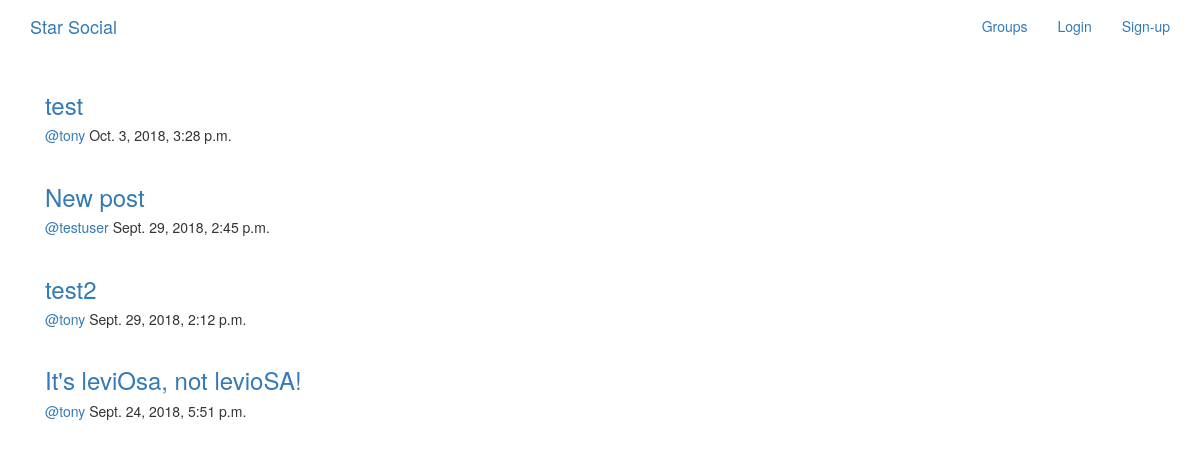
/posts/, run on the app's committed database.
### posts/models.py (models this page shows, shortened)
class Post(models.Model):
    user = models.ForeignKey(User, related_name='posts', on_delete=models.CASCADE)
    created_at = models.DateTimeField(auto_now=True)
    message = models.TextField()
    message_html = models.TextField(editable=False)
    group = models.ForeignKey(Group, related_name='posts',
                                null=True, blank=True,
                                on_delete=models.CASCADE)
    class Meta:
        ordering = ['-created_at']
        unique_together = ['user', 'message']

### posts/views.py (the view)
# urls.py: path('', views.PostList.as_view(), name='all'),
class PostList(SelectRelatedMixin, generic.ListView):
    model = models.Post
    select_related = ('user', 'group')

### posts/templates/posts/post_list.html (shortened to what this page needs)
{% extends "posts/post_base.html" %}
{% block post_content %}
  <div class="col-md-8">
    {% for post in post_list  %}
      {% include "posts/_post.html" %}
    {% endfor %}
  </div>
{% endblock %}

### posts/templates/posts/_post.html (shortened to what this page needs)
<div class="post media">
  <a href="{% url 'posts:single' username=post.user.username pk=post.pk %}">
    <h3>{{post.message_html|safe}}</h3>
  </a>
  <div class="media-body">
    <h5 class="media-heading">
    <span class="username">
      <a href="{% url 'posts:for_user' username=post.user.username %}">
        @{{post.user.username}}
      </a>
    </span>
    <time class="time">
        {{post.created_at}}
    </time>
    </h5>
  </div>
</div>

### data on the page
Post: message_html "test", user.username "tony", created_at "Oct. 3, 2018, 3:28 p.m."
Post: message_html "New post", user.username "testuser", created_at "Sept. 29, 2018, 2:45 p.m."
Post: message_html "test2", user.username "tony", created_at "Sept. 29, 2018, 2:12 p.m."
Post: message_html "It's leviOsa, not levioSA!", user.username "tony", created_at "Sept. 24, 2018, 5:51 p.m."
